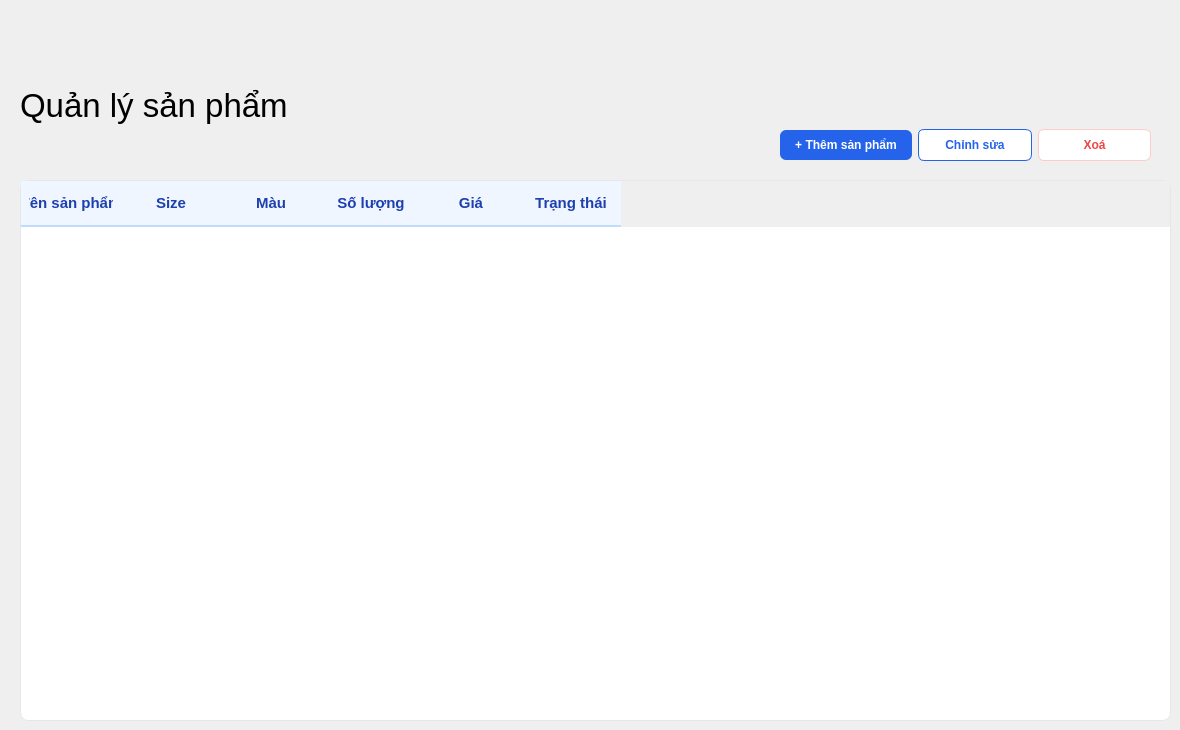
      <widget class="QWidget" name="products">
       <property name="styleSheet">
        <string notr="true">#products {
    background-color: #EFF6FF; /* Đổi thành #DBEAFE nếu thích đậm hơn */
}</string>
       </property>
       <widget class="QLabel" name="label_22">
        <property name="geometry">
         <rect>
          <x>20</x>
          <y>80</y>
          <width>371</width>
          <height>51</height>
         </rect>
        </property>
        <property name="font">
         <font>
          <family>.AppleSystemUIFont</family>
          <pointsize>25</pointsize>
          <weight>50</weight>
          <italic>false</italic>
          <bold>false</bold>
         </font>
        </property>
        <property name="styleSheet">
         <string notr="true">font: 25pt &quot;.AppleSystemUIFont&quot;;</string>
        </property>
        <property name="text">
         <string>Quản lý sản phẩm</string>
        </property>
        <property name="alignment">
         <set>Qt::AlignLeading|Qt::AlignLeft|Qt::AlignVCenter</set>
        </property>
       </widget>
       <widget class="QTableWidget" name="table_products">
        <property name="geometry">
         <rect>
          <x>20</x>
          <y>180</y>
          <width>1151</width>
          <height>541</height>
         </rect>
        </property>
        <property name="styleSheet">
         <string notr="true">/* Khung của toàn bộ bảng */
QTableWidget {
    background-color: #FFFFFF;
    alternate-background-color: #F8FAFC; /* Màu xám xanh cực nhạt cho dòng chẵn/lẻ */
    border: 1px solid #E5E7EB;
    border-radius: 8px;
    gridline-color: #E5E7EB; /* Lưới mờ */
    outline: none;
}

/* Thanh Tiêu đề (Header) */
QHeaderView::section {
    background-color: #EFF6FF; /* Nền xanh dương cực nhạt */
    color: #1E40AF; /* Chữ xanh đậm */
    font-weight: bold;
    border: none;
    border-bottom: 2px solid #BFDBFE; /* Đường kẻ dưới của Header */
    padding: 8px;
	font-size: 15px;
}

/* Các ô dữ liệu */
QTableWidget::item {
    padding: 5px;
	color: rgb(0, 0, 0);
}

/* Khi User click chọn 1 dòng */
QTableWidget::item:selected {
    background-color: #DBEAFE; /* Highlight dòng đó thành xanh dương nhạt */
    color: #1E40AF;
}</string>
        </property>
        <property name="editTriggers">
         <set>QAbstractItemView::NoEditTriggers</set>
        </property>
        <property name="alternatingRowColors">
         <bool>true</bool>
        </property>
        <property name="selectionBehavior">
         <enum>QAbstractItemView::SelectRows</enum>
        </property>
        <attribute name="horizontalHeaderStretchLastSection">
         <bool>false</bool>
        </attribute>
        <attribute name="verticalHeaderVisible">
         <bool>false</bool>
        </attribute>
        <column>
         <property name="text">
          <string>Tên sản phẩm</string>
         </property>
         <property name="font">
          <font>
           <pointsize>15</pointsize>
          </font>
         </property>
        </column>
        <column>
         <property name="text">
          <string>Size</string>
         </property>
         <property name="font">
          <font>
           <pointsize>15</pointsize>
          </font>
         </property>
        </column>
        <column>
         <property name="text">
          <string>Màu</string>
         </property>
         <property name="font">
          <font>
           <pointsize>15</pointsize>
          </font>
         </property>
        </column>
        <column>
         <property name="text">
          <string>Số lượng</string>
         </property>
         <property name="font">
          <font>
           <pointsize>15</pointsize>
          </font>
         </property>
        </column>
        <column>
         <property name="text">
          <string>Giá</string>
         </property>
         <property name="font">
          <font>
           <pointsize>15</pointsize>
          </font>
         </property>
        </column>
        <column>
         <property name="text">
          <string>Trạng thái</string>
         </property>
         <property name="font">
          <font>
           <pointsize>15</pointsize>
          </font>
         </property>
        </column>
       </widget>
       <widget class="QWidget" name="layoutWidget">
        <property name="geometry">
         <rect>
          <x>780</x>
          <y>120</y>
          <width>371</width>
          <height>51</height>
         </rect>
        </property>
        <layout class="QHBoxLayout" name="horizontalLayout_5">
         <item>
          <widget class="QPushButton" name="btn_add">
           <property name="styleSheet">
            <string notr="true">QPushButton {
    background-color: #2563EB; 
    color: white;
    font-weight: bold;
    border-radius: 6px;
    padding: 8px 15px;
}
QPushButton:hover {
    background-color: #1D4ED8; /* Đậm hơn một xíu khi rê chuột vào */
}</string>
           </property>
           <property name="text">
            <string>+ Thêm sản phẩm</string>
           </property>
          </widget>
         </item>
         <item>
          <widget class="QPushButton" name="btn_edit">
           <property name="styleSheet">
            <string notr="true">QPushButton {
    background-color: white;
    color: #2563EB; /* Chữ màu xanh dương chủ đạo */
    font-weight: bold;
    border: 1px solid #2563EB; /* Viền màu xanh dương chủ đạo */
    border-radius: 6px;
    padding: 8px 15px;
}

QPushButton:hover {
    background-color: #EFF6FF; /* Đổ nền xanh cực nhạt khi rê chuột vào */
    color: #1D4ED8; /* Chữ xanh đậm hơn một chút xíu */
    border: 1px solid #1D4ED8; /* Viền cũng đậm theo */
}</string>
           </property>
           <property name="text">
            <string>Chỉnh sửa</string>
           </property>
          </widget>
         </item>
         <item>
          <widget class="QPushButton" name="btn_del">
           <property name="styleSheet">
            <string notr="true">QPushButton {
    background-color: white;
    color: #EF4444; /* Chữ đỏ */
    font-weight: bold;
    border: 1px solid #FECACA; /* Viền đỏ nhạt */
    border-radius: 6px;
    padding: 8px 15px;
}
QPushButton:hover {
    background-color: #FEF2F2; /* Nền hồng nhạt khi rê chuột */
    border: 1px solid #EF4444; /* Viền đỏ đậm lên */
}</string>
           </property>
           <property name="text">
            <string>Xoá</string>
           </property>
          </widget>
         </item>
        </layout>
       </widget>
      </widget>
